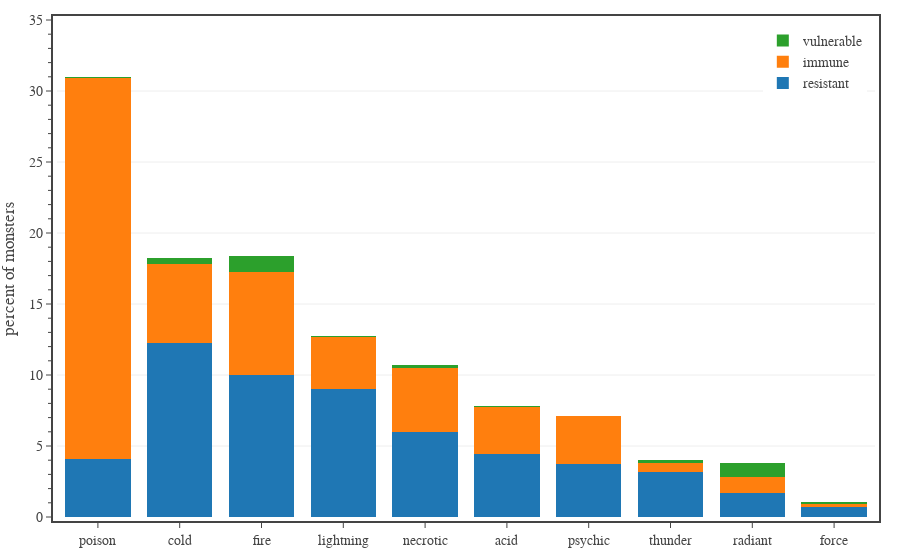

Notebook code for this chart:
### Code cell
# plots average damage modifier for magical damage types vs CR
import plotly.graph_objects as go
from bs4 import BeautifulSoup
from scipy.interpolate import UnivariateSpline

NONMAGIC_DECODER = {
    '': 1.0,
    'I': 0.0,
    'I-F': 0.0,
    'I-N': 0.0,
    'I-NA': 0.0,
    'I-NS': 0.0,
    'R': 0.5,
    'R-D': 0.5,
    'R-M': 0.5,
    'R-N': 0.5,
    'R-NA': 0.5,
    'R-ND': 0.5,
    'R-NS': 0.5,
    'V': 2.0,
}

# create figure
fig = go.Figure(
    layout=go.Layout(
        template=TFB_TEMPLATE,
        barmode='stack',
        hovermode='x unified',
        yaxis=dict(
            title_text='percent of monsters',
            range=[0, 35],
            tick0=0, dtick=5,
            minor=dict(tick0=0, dtick=1),
        ),
        legend=dict(
            xanchor='right', yanchor='top',
            x=0.99, y=0.99,
            orientation='v',
            tracegroupgap=0,
        )
    )
)


# determine the sort order
y = np.zeros(len(DAMAGE_COLUMNS_NONPHYSICAL))
for i in range(len(DAMAGE_COLUMNS_NONPHYSICAL)):
    column = DAMAGE_COLUMNS_NONPHYSICAL[i]
    y[i] = np.mean(df1.apply(lambda row: NONMAGIC_DECODER[row[column]], axis=1))
ind = np.argsort(y)
damage_columns = [DAMAGE_COLUMNS_NONPHYSICAL[i] for i in ind]

# plot data
df1 = df0[df0['cr'].between(1,30) & df0['legacy'].eq(False)]
x = np.array([column.split('.')[1] for column in damage_columns])
t = np.array(len(x)*[df1.shape[0]])
for group in ['resistant','immune','vulnerable']:
    y = []
    for column in damage_columns:
        temp = [r[0:1] if r else 'N' for r in df1[column]]
        y.append(np.sum([1 if r == group[0:1].upper() else 0 for r in temp]))
    y = np.array(y)
    text = [f'{ty} out of {tt}' for ty, tt in zip(y, t)]
    fig.add_trace(go.Bar(
        x=x,
        y=100*y/t,
        name=group,
        text=text,
        textposition='none',
        hovertemplate=
            '%{y:.1f}% ' + group +
            '<extra></extra>'
    ))

# show figure
fig.show(config=TFB_CONFIG)

### Figure 1 — Plotly figure (JSON) as saved in the notebook; plotly's stock layout.template omitted (floating-point values rounded to 4 significant figures)
{"data": [{"hovertemplate": "%{y:.1f}% resistant<extra></extra>", "name": "resistant", "text": ["55 out of 1340", "164 out of 1340", "134 out of 1340", "121 out of 1340", "80 out of 1340", "59 out of 1340", "50 out of 1340", "42 out of 1340", "23 out of 1340", "9 out of 1340"], "textposition": "none", "type": "bar", "x": ["poison", "cold", "fire", "lightning", "necrotic", "acid", "psychic", "thunder", "radiant", "force"], "y": [4.104, 12.24, 10, 9.03, 5.97, 4.403, 3.731, 3.134, 1.716, 0.6716]}, {"hovertemplate": "%{y:.1f}% immune<extra></extra>", "name": "immune", "text": ["359 out of 1340", "75 out of 1340", "97 out of 1340", "49 out of 1340", "61 out of 1340", "45 out of 1340", "45 out of 1340", "9 out of 1340", "15 out of 1340", "3 out of 1340"], "textposition": "none", "type": "bar", "x": ["poison", "cold", "fire", "lightning", "necrotic", "acid", "psychic", "thunder", "radiant", "force"], "y": [26.79, 5.597, 7.239, 3.657, 4.552, 3.358, 3.358, 0.6716, 1.119, 0.2239]}, {"hovertemplate": "%{y:.1f}% vulnerable<extra></extra>", "name": "vulnerable", "text": ["1 out of 1340", "5 out of 1340", "15 out of 1340", "1 out of 1340", "2 out of 1340", "1 out of 1340", "0 out of 1340", "3 out of 1340", "13 out of 1340", "2 out of 1340"], "textposition": "none", "type": "bar", "x": ["poison", "cold", "fire", "lightning", "necrotic", "acid", "psychic", "thunder", "radiant", "force"], "y": [0.07463, 0.3731, 1.119, 0.07463, 0.1493, 0.07463, 0, 0.2239, 0.9701, 0.1493]}], "layout": {"barmode": "stack", "hovermode": "x unified", "legend": {"orientation": "v", "tracegroupgap": 0, "x": 0.99, "xanchor": "right", "y": 0.99, "yanchor": "top"}, "yaxis": {"dtick": 5, "minor": {"dtick": 1, "tick0": 0}, "range": [0, 35], "tick0": 0, "title": {"text": "percent of monsters"}}}}
